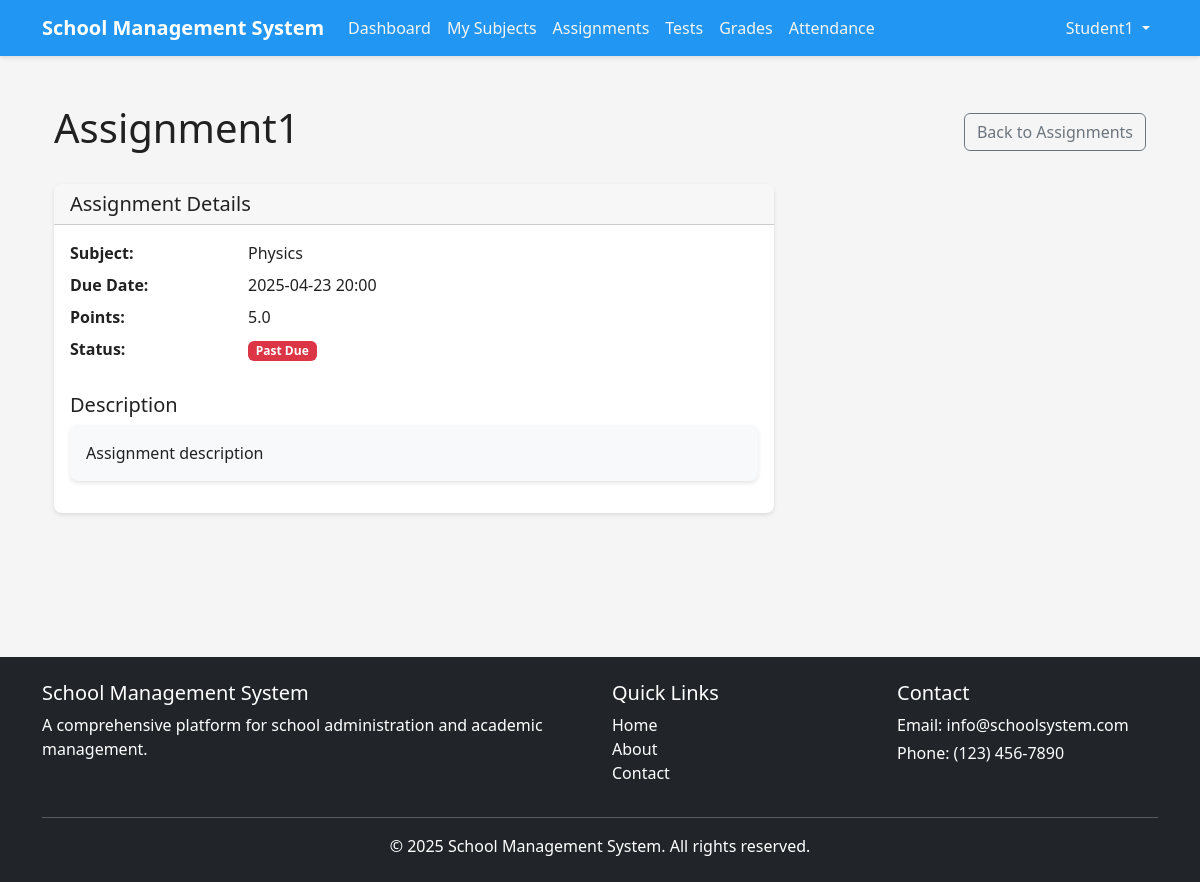
The app's page /student/assignments/1 (signed in) with its own data.
### app/models/user.py (models this page shows, shortened)
class User(db.Model, UserMixin):
    id = db.Column(db.Integer, primary_key=True)
    school_id = db.Column(db.Integer, db.ForeignKey('school.id'), nullable=True)
    first_name = db.Column(db.String(50), nullable=False)
    last_name = db.Column(db.String(50), nullable=False)
    email = db.Column(db.String(120), unique=True, nullable=False)
    password_hash = db.Column(db.String(60), nullable=False)
    is_active = db.Column(db.Boolean, default=True)
    created_at = db.Column(db.DateTime, default=datetime.utcnow)
    updated_at = db.Column(db.DateTime, default=datetime.utcnow, onupdate=datetime.utcnow)
    roles = db.relationship('Role', secondary=user_roles, lazy='subquery',
                            backref=db.backref('users', lazy=True))
    school = db.relationship('School', backref='users')
    children = db.relationship(
        'User',
        secondary=parent_student,
        primaryjoin=(parent_student.c.parent_id == id),
        secondaryjoin=(parent_student.c.student_id == id),
        backref=db.backref('parents', lazy='dynamic'),
        lazy='dynamic'
    )
    teaching_subjects = db.relationship(
        'Subject',
        secondary=teacher_subject,
        lazy='subquery',
        backref=db.backref('teachers', lazy=True)
    )
    enrolled_subjects = db.relationship(
        'Subject',
        secondary=subject_enrollment,
        lazy='subquery',
        backref=db.backref('students', lazy=True)
    )
    grades = db.relationship('Grade', backref='student', lazy=True,
                            foreign_keys='Grade.student_id')
    attendances = db.relationship('Attendance', backref='student', lazy=True,
                                foreign_keys='Attendance.student_id')
    def has_role(self, role_name):
        return any(role.name == role_name for role in self.roles)
    def is_super_admin(self):
        return self.has_role('super_admin')
    def is_admin(self):
        return self.has_role('admin')
    def is_teacher(self):
        return self.has_role('teacher')
    def is_student(self):
        return self.has_role('student')

### app/models/assignment.py (models this page shows, shortened)
class Assignment(db.Model):
    id = db.Column(db.Integer, primary_key=True)
    subject_id = db.Column(db.Integer, db.ForeignKey('subject.id'), nullable=False)
    title = db.Column(db.String(100), nullable=False)
    description = db.Column(db.Text)
    due_date = db.Column(db.DateTime, nullable=False)
    points = db.Column(db.Float, default=0)
    created_at = db.Column(db.DateTime, default=datetime.utcnow)
    updated_at = db.Column(db.DateTime, default=datetime.utcnow, onupdate=datetime.utcnow)
    submissions = db.relationship('AssignmentSubmission', backref='assignment', lazy=True, cascade='all, delete-orphan')
    grades = db.relationship('Grade', backref='assignment', lazy=True,
                           foreign_keys='Grade.assignment_id')

### app/models/subject.py (models this page shows, shortened)
class Subject(db.Model):
    id = db.Column(db.Integer, primary_key=True)
    school_id = db.Column(db.Integer, db.ForeignKey('school.id'), nullable=False)
    code = db.Column(db.String(20), nullable=False)
    name = db.Column(db.String(100), nullable=False)
    description = db.Column(db.Text)
    grade_level = db.Column(db.String(20))
    credits = db.Column(db.Float, default=0)
    created_at = db.Column(db.DateTime, default=datetime.utcnow)
    updated_at = db.Column(db.DateTime, default=datetime.utcnow, onupdate=datetime.utcnow)
    assignments = db.relationship('Assignment', backref='subject', lazy=True)
    tests = db.relationship('Test', backref='subject', lazy=True)
    attendances = db.relationship('Attendance', backref='subject', lazy=True)
    grades = db.relationship('Grade', backref='subject', lazy=True,
                           foreign_keys='Grade.subject_id')
    schedule_items = db.relationship('ScheduleItem', backref='subject', lazy=True)

### app/views/student.py (the view)
@student.route('/assignments/<int:assignment_id>')
@login_required
@student_required
def assignment_detail(assignment_id):
    assignment = Assignment.query.get_or_404(assignment_id)
    if assignment.subject not in current_user.enrolled_subjects:
        flash('You do not have access to this assignment.', 'danger')
        return redirect(url_for('student.assignments_list'))
    submission = AssignmentSubmission.query.filter_by(
        assignment_id=assignment.id,
        student_id=current_user.id
    ).first()
    grade = Grade.query.filter_by(
        assignment_id=assignment.id,
        student_id=current_user.id
    ).first()
    return render_template(
        'student/assignments/detail.html',
        assignment=assignment,
        submission=submission,
        grade=grade
    )

### app/models/user.py (called while the page is built)
@login_manager.user_loader
def load_user(user_id):
    return User.query.get(int(user_id))

### app/utils/access_control.py (called while the page is built)
def role_required(*roles):
    def decorator(f):
        @wraps(f)
        def decorated_function(*args, **kwargs):
            if not current_user.is_authenticated:
                flash('Please log in to access this page.', 'warning')
                return redirect(url_for('auth.login'))
            has_role = False
            for role in roles:
                if current_user.has_role(role):
                    has_role = True
                    break
            if not has_role:
                abort(403)
            return f(*args, **kwargs)
        return decorated_function
    return decorator

### run.py (called while the page is built)
@app.context_processor
def inject_now():
    return {'now': datetime.utcnow()}

### app/templates/student/assignments/detail.html (shortened to what this page needs)
{% extends 'base.html' %}
{% block content %}
<div class="container py-4">
    <div class="d-flex justify-content-between align-items-center mb-4">
        <h1>{{ assignment.title }}</h1>
        <div>
            {% if subject_id %}
                <a href="{{ url_for('student.assignments_list', subject_id=subject_id) }}" class="btn btn-outline-secondary">Back to Assignments</a>
            {% else %}
                <a href="{{ url_for('student.assignments_list') }}" class="btn btn-outline-secondary">Back to Assignments</a>
            {% endif %}
        </div>
    </div>
    <div class="row mb-4">
        <div class="col-md-8">
            <div class="card mb-4">
                <div class="card-header">
                    <h5 class="mb-0">Assignment Details</h5>
                </div>
                <div class="card-body">
                    <dl class="row">
                        <dt class="col-sm-3">Subject:</dt>
                        <dd class="col-sm-9">{{ assignment.subject.name }}</dd>
                        <dt class="col-sm-3">Due Date:</dt>
                        <dd class="col-sm-9">{{ assignment.due_date.strftime('%Y-%m-%d %H:%M') }}</dd>
                        <dt class="col-sm-3">Points:</dt>
                        <dd class="col-sm-9">{{ assignment.points }}</dd>
                        <dt class="col-sm-3">Status:</dt>
                        <dd class="col-sm-9">
                            {% if assignment.due_date < now %}
                                {% if submission %}
                                    <span class="badge bg-success">Submitted</span>
                                {% else %}
                                    <span class="badge bg-danger">Past Due</span>
                                {% endif %}
                            {% else %}
                                {% if submission %}
                                    <span class="badge bg-success">Submitted</span>
                                {% else %}
                                    <span class="badge bg-warning">Pending</span>
                                {% endif %}
                            {% endif %}
                        </dd>
                    </dl>
                    <h5 class="mt-4">Description</h5>
                    <div class="card bg-light mb-3">
                        <div class="card-body">
                            {{ assignment.description | safe }}
                        </div>
                    </div>
                </div>
            </div>
        </div>
        <div class="col-md-4">
        </div>
    </div>
</div>
{% endblock %}

### app/templates/base.html (shortened to what this page needs)
<!DOCTYPE html>
<html lang="en">
<head>
    <link rel="stylesheet" href="{{ url_for('static', filename='css/bootstrap.min.css') }}">
    <link rel="stylesheet" href="{{ url_for('static', filename='css/style.css') }}">
</head>
<body>
    <header>
        <nav class="navbar navbar-expand-lg navbar-dark bg-primary">
            <div class="container">
                <a class="navbar-brand" href="{{ url_for('main.index') }}">
                    <span class="fw-bold">School Management System</span>
                </a>
                <div class="collapse navbar-collapse" id="navbarNav">
                    <ul class="navbar-nav me-auto">
                        {% if current_user.is_authenticated %}
                            {% if current_user.is_super_admin() %}
                                <li class="nav-item">
                                    <a class="nav-link" href="{{ url_for('super_admin.dashboard') }}">Dashboard</a>
                                </li>
                                <li class="nav-item">
                                    <a class="nav-link" href="{{ url_for('super_admin.schools_list') }}">Schools</a>
                                </li>
                                <li class="nav-item">
                                    <a class="nav-link" href="{{ url_for('super_admin.admins_list') }}">Administrators</a>
                                </li>
                            {% elif current_user.is_student() %}
                                <li class="nav-item">
                                    <a class="nav-link" href="{{ url_for('student.dashboard') }}">Dashboard</a>
                                </li>
                                <li class="nav-item">
                                    <a class="nav-link" href="{{ url_for('student.subjects_list') }}">My Subjects</a>
                                </li>
                                <li class="nav-item">
                                    <a class="nav-link" href="{{ url_for('student.assignments_list') }}">Assignments</a>
                                </li>
                                <li class="nav-item">
                                    <a class="nav-link" href="{{ url_for('student.tests_list') }}">Tests</a>
                                </li>
                                <li class="nav-item">
                                    <a class="nav-link" href="{{ url_for('student.grades_list') }}">Grades</a>
                                </li>
                                <li class="nav-item">
                                    <a class="nav-link" href="{{ url_for('student.attendance_list') }}">Attendance</a>
                                </li>
                            {% endif %}
                        {% endif %}
                    </ul>
                    <ul class="navbar-nav">
                        {% if current_user.is_authenticated %}
                            <li class="nav-item dropdown">
                                <a class="nav-link dropdown-toggle" href="#" id="userDropdown" role="button" data-bs-toggle="dropdown">
                                    {{ current_user.first_name }}
                                </a>
                            </li>
                        {% else %}
                            <li class="nav-item">
                                <a class="nav-link" href="{{ url_for('auth.login') }}">Login</a>
                            </li>
                        {% endif %}
                    </ul>
                </div>
            </div>
        </nav>
    </header>
    <main class="container my-4">
        {% block content %}{% endblock %}
    </main>
    <footer class="bg-dark text-white py-4 mt-5">
        <div class="container">
            <div class="row">
                <div class="col-md-6">
                    <h5>School Management System</h5>
                    <p>A comprehensive platform for school administration and academic management.</p>
                </div>
                <div class="col-md-3">
                    <h5>Quick Links</h5>
                    <ul class="list-unstyled">
                        <li><a href="{{ url_for('main.index') }}" class="text-decoration-none text-white">Home</a></li>
                        <li><a href="{{ url_for('main.about') }}" class="text-decoration-none text-white">About</a></li>
                        <li><a href="{{ url_for('main.contact') }}" class="text-decoration-none text-white">Contact</a></li>
                    </ul>
                </div>
                <div class="col-md-3">
                    <h5>Contact</h5>
                    <address class="mb-0">
                        <p class="mb-1">Email: info@schoolsystem.com</p>
                        <p class="mb-1">Phone: (123) 456-7890</p>
                    </address>
                </div>
            </div>
            <hr>
            <div class="text-center">
                <p class="mb-0">&copy; {{ now.year }} School Management System. All rights reserved.</p>
            </div>
        </div>
    </footer>
</body>
</html>

### app/static/css/style.css (style rules this page uses)
:root { --primary-color: #2196f3; --primary-dark: #1976d2; --primary-light: #bbdefb; --secondary-color: #4caf50; --secondary-dark: #388e3c; --secondary-light: #c8e6c9; --accent-color: #009688; --text-dark: #212121; --text-medium: #757575; --text-light: #f5f5f5; --background-light: #ffffff; --background-grey: #f5f5f5; --danger-color: #f44336; --warning-color: #ff9800; --success-color: #4caf50; --info-color: #2196f3; }
body { font-family: 'Segoe UI', Tahoma, Geneva, Verdana, sans-serif; color: var(--text-dark); background-color: var(--background-grey); min-height: 100vh; display: flex; flex-direction: column; }
main { flex: 1; }
.bg-primary { background-color: var(--primary-color) !important; }
.card { border-radius: 8px; overflow: hidden; border: none; box-shadow: 0 2px 4px rgba(0, 0, 0, 0.1); transition: all 0.3s ease; }
.card-header { font-weight: 600; }
.navbar { box-shadow: 0 2px 4px rgba(0, 0, 0, 0.1); }
.navbar-brand { font-weight: 700; }
.navbar-dark .navbar-nav .nav-link { color: var(--text-light); }
footer { padding: 2rem 0; margin-top: auto; }

### records on screen
User: first_name "Student1"
Assignment: title "Assignment1", due_date "2025-04-23 20:00", points "5.0", description "Assignment description"
Subject: subject.name "Physics"
